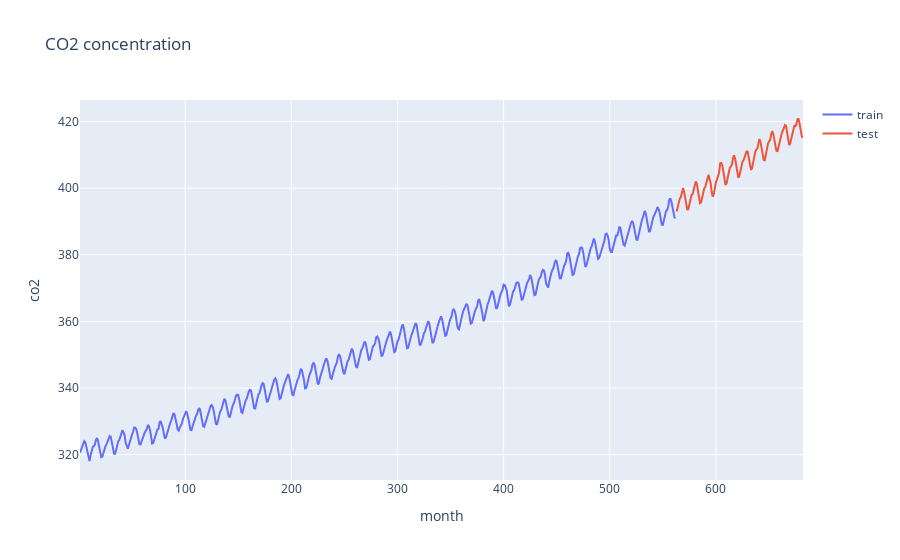

The notebook cell saved with this chart:
### Code cell
fig = go.Figure()

fig.add_trace(go.Scatter(x= co2_train.index, y= co2_train.co2, mode='lines', name='train'))
fig.add_trace(go.Scatter(x= co2_test.index, y= co2_test.co2, mode='lines', name='test'))
fig.update_layout(title='CO2 concentration', xaxis_title='month', yaxis_title='co2')
fig.show()
